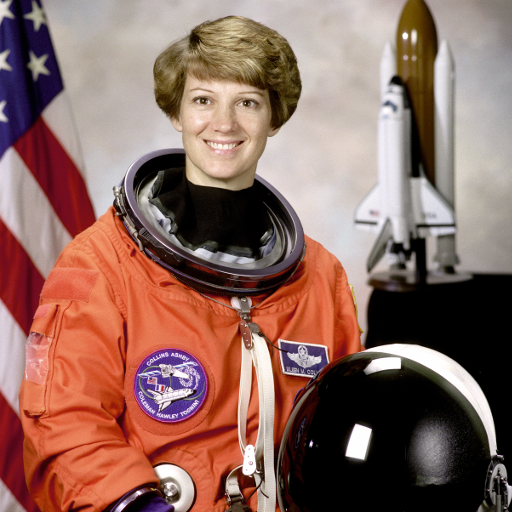
#> input picture Face and Eye Detection/test_images/face_reference.png, 512 x 512 px
$ python face_eye_detection.py --source test_images/face_reference.png
#> lines starting #> are read from the running program, lines starting #| are printed output that depends on the picture; after the words box and inside, x2 and y2 are one past the last pixel; in counts of white or black regions, pixels touching at a corner belong together
"""Haar-cascade face and eye detector with image and webcam modes."""
from __future__ import annotations
import argparse
from pathlib import Path
import cv2
HERE=Path(__file__).resolve().parent
DEFAULT_IMAGE=HERE/'test_images'/'face_reference.png'
def resolve_cascade(filename,opencv_name):
#> called with filename = 'haarcascade_frontalface_default.xml', opencv_name = 'haarcascade_frontalface_default.xml'
    candidates=[HERE/filename,Path(cv2.data.haarcascades)/opencv_name]
    for path in candidates:
        if path.is_file(): return str(path)
#> in main, frame is the input picture: shape (512, 512, 3); mean B, G, R 96.5, 105.8, 141.6
    raise FileNotFoundError(f'Cascade not found: {filename}. Keep the XML beside this script or reinstall opencv-python.')
class FaceEyeDetector:
    def __init__(self,face_path=None,eye_path=None):
        face_path=face_path or resolve_cascade('haarcascade_frontalface_default.xml','haarcascade_frontalface_default.xml')
        eye_path=eye_path or resolve_cascade('haarcascade_eye.xml','haarcascade_eye.xml')
        self.face=cv2.CascadeClassifier(str(face_path)); self.eye=cv2.CascadeClassifier(str(eye_path))
        if self.face.empty(): raise ValueError(f'Invalid face cascade: {face_path}')
        if self.eye.empty(): raise ValueError(f'Invalid eye cascade: {eye_path}')
    def process(self,frame):
        if frame is None or frame.size==0: raise ValueError('Empty frame.')
        out=frame.copy(); gray=cv2.cvtColor(frame,cv2.COLOR_BGR2GRAY)
#> after `gray = cv2.cvtColor(frame, cv2.COLOR_BGR2GRAY)`:
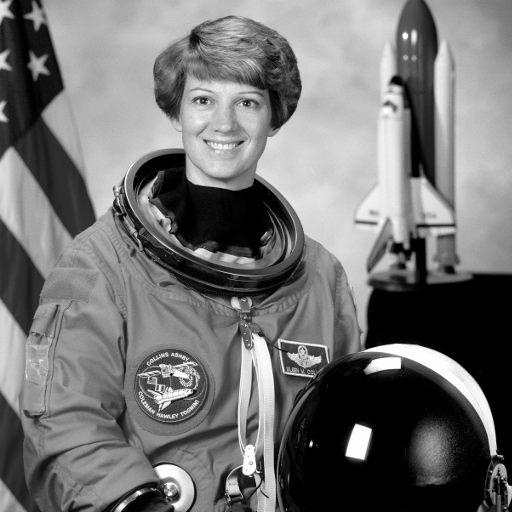
#> gray: shape (512, 512); min 0, max 255, mean 115.4
        gray=cv2.equalizeHist(gray)
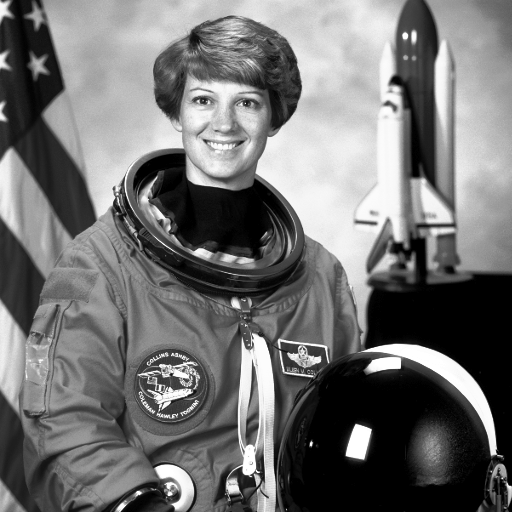
#> gray: shape (512, 512); min 0, max 255, mean 113.9
        faces=self.face.detectMultiScale(gray,scaleFactor=1.12,minNeighbors=5,minSize=(45,45))
#> faces = [[175, 65, 97, 97]]
        eye_count=0
        for x,y,w,h in faces:
            cv2.rectangle(out,(x,y),(x+w,y+h),(255,90,30),2)
            cv2.putText(out,'FACE',(x,max(20,y-8)),cv2.FONT_HERSHEY_SIMPLEX,.6,(255,90,30),2,cv2.LINE_AA)
            roi=gray[y:y+h,x:x+w]; roi_out=out[y:y+h,x:x+w]
            eyes=self.eye.detectMultiScale(roi,scaleFactor=1.12,minNeighbors=6,minSize=(12,12))
            for ex,ey,ew,eh in eyes:
                cv2.rectangle(roi_out,(ex,ey),(ex+ew,ey+eh),(0,210,255),2); eye_count+=1
#> this loop made 1 pass
#> (x, y, w, h, eyes) on pass 1: (175, 65, 97, 97, [[12, 22, 28, 28], [58, 25, 27, 27]])
#> pass 1, in process, `roi = gray[y:y + h, x:x + w]`:
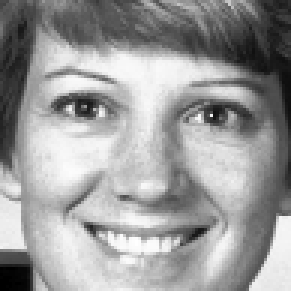
#> roi: shape (97, 97) (shown 3 times larger); min 0, max 255, mean 155.1
#> pass 1, in process, `roi_out = out[y:y + h, x:x + w]`:
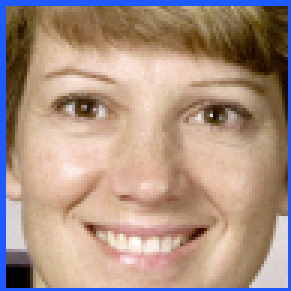
#> roi_out: shape (97, 97, 3) (shown 3 times larger); mean B, G, R 132.4, 146.8, 171.7
#> after the loop:
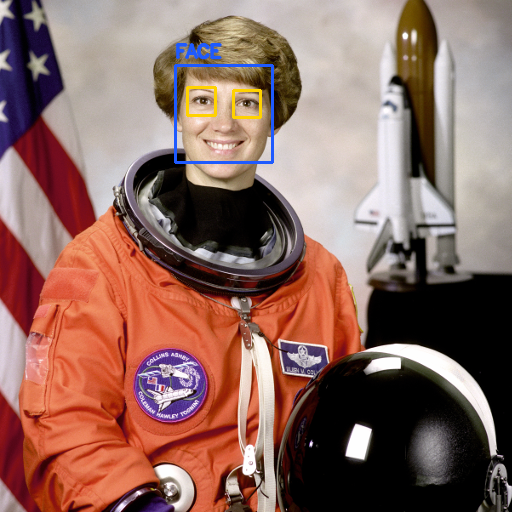
#> out: shape (512, 512, 3); 0.94% of pixels changed, all inside (x1, y1, x2, y2) = (174, 42, 274, 164)
#> after the loop:
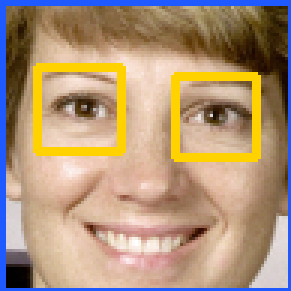
#> roi_out: shape (97, 97, 3) (shown 3 times larger); 6.93% of pixels changed, all inside (x1, y1, x2, y2) = (11, 21, 87, 54)
#> after the loop, eye_count = 2
        cv2.putText(out,f'FACES: {len(faces)} | EYE REGIONS: {eye_count}',(15,30),cv2.FONT_HERSHEY_SIMPLEX,.65,(0,255,255),2,cv2.LINE_AA)
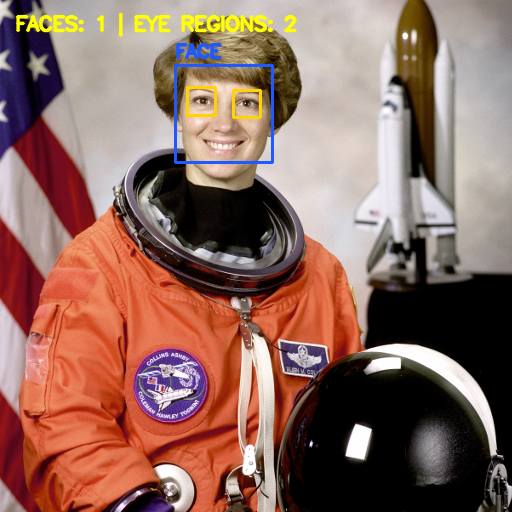
#> out: shape (512, 512, 3); 1.25% of pixels changed, all inside (x1, y1, x2, y2) = (15, 12, 298, 37)
        return out,len(faces),eye_count

def main():
    ap=argparse.ArgumentParser(description=__doc__); ap.add_argument('--image',type=Path,default=DEFAULT_IMAGE); ap.add_argument('--source',help='Webcam index such as 0 or a video path'); ap.add_argument('--output',type=Path,default=HERE/'outputs'/'face_eye_output.png'); ap.add_argument('--no-display',action='store_true'); args=ap.parse_args()
    detector=FaceEyeDetector()
    if args.source is None:
        frame=cv2.imread(str(args.image))
        if frame is None: raise SystemExit(f'ERROR: Cannot read image: {args.image}')
        out,nf,ne=detector.process(frame); args.output.parent.mkdir(parents=True,exist_ok=True); cv2.imwrite(str(args.output),out)
        print(f'[OK] faces={nf}, eye_regions={ne} | saved: {args.output.resolve()}')
        if not args.no_display: cv2.imshow('Face and Eye Detection',out); cv2.waitKey(0); cv2.destroyAllWindows()
        return
    source=int(args.source) if args.source.isdigit() else args.source; cap=cv2.VideoCapture(source)
    if not cap.isOpened(): raise SystemExit(f'ERROR: Cannot open source: {args.source}')
    count=0
    try:
        while True:
            ok,frame=cap.read()
            if not ok: break
            if isinstance(source,int): frame=cv2.flip(frame,1)
            out,_,_=detector.process(frame)
            if not args.no_display:
                cv2.imshow('Face and Eye Detection',out)
                if cv2.waitKey(1)&0xFF==ord('q'): break
#> (key q is pressed here)
            count+=1
            if args.no_display and count>=300: break
    finally: cap.release(); cv2.destroyAllWindows()
    print(f'[OK] Processed {count} frames.')
if __name__=='__main__': main()
